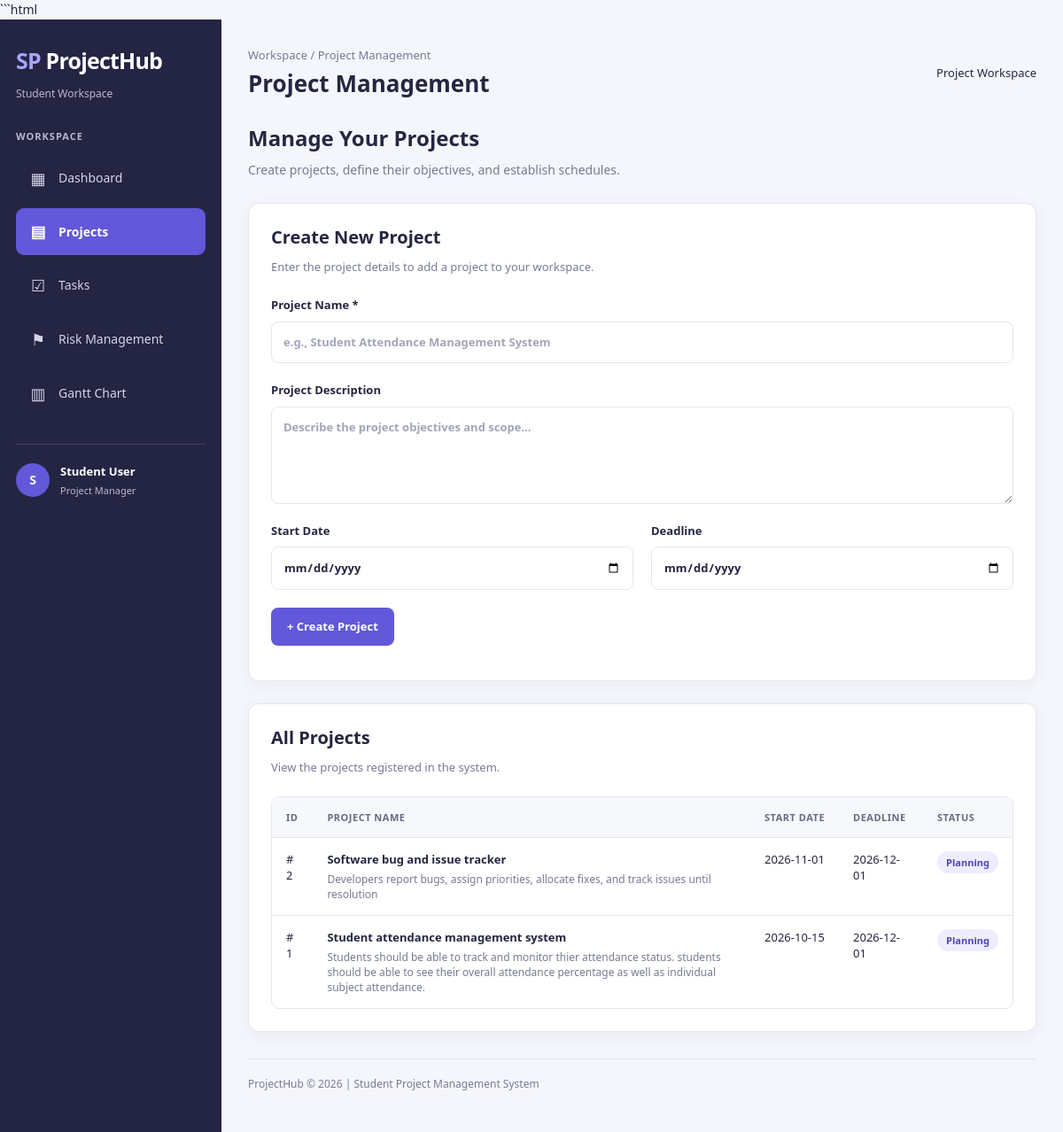
The app's page /projects with its own data.
### tables this page shows
CREATE TABLE projects (
            id INTEGER PRIMARY KEY AUTOINCREMENT,
            name TEXT NOT NULL,
            description TEXT,
            start_date TEXT,
            deadline TEXT,
            status TEXT DEFAULT 'Planning'
        );

### app.py (the view, shortened to what this page needs)
@app.route("/projects", methods=["GET", "POST"])
def projects():
    connection = get_db_connection()
    all_projects = connection.execute(
        "SELECT * FROM projects ORDER BY id DESC"
    ).fetchall()
    connection.close()
    return render_template("projects.html", projects=all_projects)

### app.py (called while the page is built)
def get_db_connection():
    connection = sqlite3.connect(DATABASE)
    connection.row_factory = sqlite3.Row
    return connection

### templates/projects.html (shortened to what this page needs)
```html {% extends "base.html" %}  {% block heading %}Project Management{% endblock %} {% block content
%}
<div class="page-intro">
  <h2>Manage Your Projects</h2>
  <p>Create projects, define their objectives, and establish schedules.</p>
</div>
<div class="panel">
  <h2>Create New Project</h2>
  <p class="panel-description">
    Enter the project details to add a project to your workspace.
  </p>
  <form method="POST" class="form-grid">
    <label class="full-width">
      Project Name *
      <input
        type="text"
        name="name"
        placeholder="e.g., Student Attendance Management System"
        required
      />
    </label>
    <label class="full-width">
      Project Description
      <textarea
        name="description"
        placeholder="Describe the project objectives and scope..."
      ></textarea>
    </label>
    <label>
      Start Date
      <input type="date" name="start_date" />
    </label>
    <label>
      Deadline
      <input type="date" name="deadline" />
    </label>
    <div class="full-width">
      <button type="submit" class="btn">+ Create Project</button>
    </div>
  </form>
</div>
<div class="panel">
  <h2>All Projects</h2>
  <p class="panel-description">View the projects registered in the system.</p>
  {% if projects %}
  <div class="table-wrapper">
    <table>
      <thead>
        <tr>
          <th>ID</th>
          <th>Project Name</th>
          <th>Start Date</th>
          <th>Deadline</th>
          <th>Status</th>
        </tr>
      </thead>
      <tbody>
        {% for project in projects %}
        <tr>
          <td>#{{ project.id }}</td>
          <td>
            <strong>{{ project.name }}</strong>
            <p class="stat-note" style="margin-top: 5px">
              {{ project.description or 'No description provided' }}
            </p>
          </td>
          <td>{{ project.start_date or 'Not set' }}</td>
          <td>{{ project.deadline or 'Not set' }}</td>
          <td>
            <span class="badge">{{ project.status }}</span>
          </td>
        </tr>
        {% endfor %}
      </tbody>
    </table>
  </div>
  {% else %}
  <div class="empty-state">
    <h3>No projects yet</h3>
    <p>Create your first project using the form above.</p>
  </div>
  {% endif %}
</div>
{% endblock %} ```

### static/style.css (style rules this page uses)
:root { --primary: #6258d9; --primary-dark: #4d43bd; --background: #f5f6fc; --surface: #ffffff; --text: #252640; --muted: #777b91; --border: #e4e6f0; --success: #16845b; --success-bg: #e5f7ef; --danger: #d94848; --danger-bg: #ffeded; --warning: #b7791f; --warning-bg: #fff5dc; --info: #2479cf; --info-bg: #e8f3ff; --radius: 12px; --shadow: 0 4px 18px rgba(40, 40, 80, 0.05); }
* { box-sizing: border-box; }
html { scroll-behavior: smooth; }
body { margin: 0; font-family: "Segoe UI", Arial, sans-serif; background: var(--background); color: var(--text); font-size: 14px; line-height: 1.6; }
button, input, select, textarea { font: inherit; }
button { cursor: pointer; }
h1, h2, h3, h4, p { margin-top: 0; }
h1, h2, h3 { line-height: 1.3; }
h2 { font-size: 20px; margin-bottom: 12px; }
.page-intro { margin-bottom: 25px; }
.page-intro h2 { font-size: 24px; margin-bottom: 8px; }
.page-intro p { color: var(--muted); max-width: 850px; margin-bottom: 0; line-height: 1.8; }
.panel-description { color: var(--muted); font-size: 13px; margin-bottom: 22px; }
.stat-note { font-size: 12px; color: var(--muted); margin-bottom: 0; overflow-wrap: anywhere; }
.panel { background: var(--surface); border: 1px solid var(--border); border-radius: var(--radius); padding: 25px; margin-bottom: 25px; box-shadow: var(--shadow); min-width: 0; }
.panel h2 { margin-bottom: 10px; }
.btn { display: inline-flex; justify-content: center; align-items: center; gap: 8px; padding: 11px 18px; background: var(--primary); color: #ffffff; border: none; border-radius: 8px; font-size: 13px; font-weight: 600; text-align: center; transition: background 0.2s, transform 0.2s; cursor: pointer; }
.form-grid { display: grid; grid-template-columns: repeat(2, minmax(0, 1fr)); gap: 20px; }
.form-grid label { display: flex; flex-direction: column; gap: 8px; font-size: 13px; font-weight: 600; color: var(--text); min-width: 0; }
.full-width { grid-column: 1 / -1; }
input[type="text"], input[type="number"], input[type="date"], input[type="email"], input[type="password"], select, textarea { width: 100%; min-width: 0; padding: 12px 13px; border: 1px solid var(--border); border-radius: 8px; background: #ffffff; color: var(--text); font-size: 13px; outline: none; transition: border-color 0.2s, box-shadow 0.2s; }
input::placeholder, textarea::placeholder { color: #a2a5b7; }
textarea { min-height: 110px; resize: vertical; }
.table-wrapper { width: 100%; overflow-x: auto; border: 1px solid var(--border); border-radius: 9px; }
table { width: 100%; border-collapse: collapse; text-align: left; font-size: 13px; }
thead { background: #f7f8fc; }
th { color: #666b83; font-size: 11px; font-weight: 700; text-transform: uppercase; letter-spacing: 0.5px; white-space: nowrap; }
th, td { padding: 15px 16px; border-bottom: 1px solid var(--border); vertical-align: top; }
tbody tr:last-child td { border-bottom: none; }
td { overflow-wrap: anywhere; }
td strong { color: var(--text); }
.badge { display: inline-flex; align-items: center; justify-content: center; padding: 5px 10px; border-radius: 20px; background: #eeedff; color: var(--primary-dark); font-size: 11px; font-weight: 700; white-space: nowrap; }

### records on screen
projects: id "2", name "Software bug and issue tracker", description "Developers report bugs, assign priorities, allocate fixes, and track issues until resolution", start_date "2026-11-01", deadline "2026-12-01", status "Planning"
projects: id "1", name "Student attendance management system", description "Students should be able to track and monitor thier attendance status. students should be able to see their overall attendance percentage as well as individual subject attendance.", start_date "2026-10-15", deadline "2026-12-01", status "Planning"
